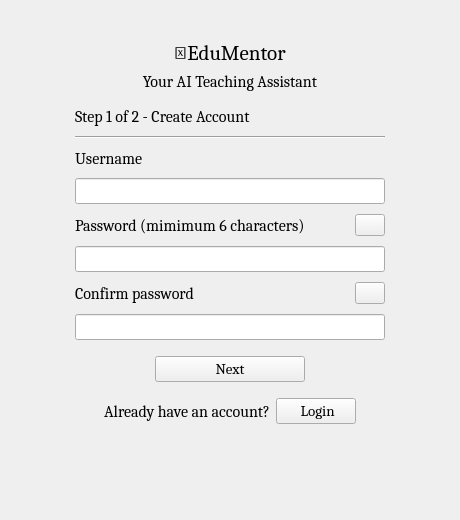
<?xml version="1.0" encoding="UTF-8"?>
<ui version="4.0">
 <class>RegisterWidget1</class>
 <widget class="QWidget" name="RegisterWidget1">
  <property name="geometry">
   <rect>
    <x>0</x>
    <y>0</y>
    <width>460</width>
    <height>520</height>
   </rect>
  </property>
  <property name="sizePolicy">
   <sizepolicy hsizetype="Fixed" vsizetype="Minimum">
    <horstretch>0</horstretch>
    <verstretch>0</verstretch>
   </sizepolicy>
  </property>
  <property name="minimumSize">
   <size>
    <width>460</width>
    <height>520</height>
   </size>
  </property>
  <property name="maximumSize">
   <size>
    <width>460</width>
    <height>520</height>
   </size>
  </property>
  <property name="windowTitle">
   <string>Register Window1</string>
  </property>
  <layout class="QVBoxLayout" name="verticalLayout_3">
   <item>
    <spacer name="verticalSpacer">
     <property name="orientation">
      <enum>Qt::Orientation::Vertical</enum>
     </property>
     <property name="sizeType">
      <enum>QSizePolicy::Policy::Fixed</enum>
     </property>
     <property name="sizeHint" stdset="0">
      <size>
       <width>20</width>
       <height>30</height>
      </size>
     </property>
    </spacer>
   </item>
   <item>
    <layout class="QVBoxLayout" name="verticalLayout">
     <property name="bottomMargin">
      <number>10</number>
     </property>
     <item>
      <widget class="QLabel" name="label">
       <property name="font">
        <font>
         <family>Cambria</family>
         <pointsize>16</pointsize>
        </font>
       </property>
       <property name="text">
        <string>🧠EduMentor</string>
       </property>
       <property name="textFormat">
        <enum>Qt::TextFormat::PlainText</enum>
       </property>
       <property name="alignment">
        <set>Qt::AlignmentFlag::AlignCenter</set>
       </property>
      </widget>
     </item>
     <item>
      <widget class="QLabel" name="label_2">
       <property name="font">
        <font>
         <family>Cambria</family>
         <pointsize>12</pointsize>
        </font>
       </property>
       <property name="text">
        <string>Your AI Teaching Assistant</string>
       </property>
       <property name="textFormat">
        <enum>Qt::TextFormat::PlainText</enum>
       </property>
       <property name="alignment">
        <set>Qt::AlignmentFlag::AlignCenter</set>
       </property>
      </widget>
     </item>
    </layout>
   </item>
   <item>
    <layout class="QHBoxLayout" name="horizontalLayout_2">
     <property name="bottomMargin">
      <number>10</number>
     </property>
     <item>
      <spacer name="horizontalSpacer">
       <property name="orientation">
        <enum>Qt::Orientation::Horizontal</enum>
       </property>
       <property name="sizeHint" stdset="0">
        <size>
         <width>40</width>
         <height>20</height>
        </size>
       </property>
      </spacer>
     </item>
     <item>
      <layout class="QVBoxLayout" name="verticalLayout_2">
       <property name="spacing">
        <number>10</number>
       </property>
       <item>
        <layout class="QVBoxLayout" name="verticalLayout_4">
         <item>
          <widget class="QLabel" name="label_9">
           <property name="font">
            <font>
             <family>Cambria</family>
             <pointsize>12</pointsize>
            </font>
           </property>
           <property name="text">
            <string>Step 1 of 2 - Create Account</string>
           </property>
           <property name="textFormat">
            <enum>Qt::TextFormat::PlainText</enum>
           </property>
           <property name="alignment">
            <set>Qt::AlignmentFlag::AlignLeading|Qt::AlignmentFlag::AlignLeft|Qt::AlignmentFlag::AlignVCenter</set>
           </property>
          </widget>
         </item>
         <item>
          <widget class="Line" name="line">
           <property name="orientation">
            <enum>Qt::Orientation::Horizontal</enum>
           </property>
          </widget>
         </item>
        </layout>
       </item>
       <item>
        <layout class="QFormLayout" name="formLayout">
         <item row="0" column="0">
          <widget class="QLabel" name="label_3">
           <property name="font">
            <font>
             <family>Cambria</family>
             <pointsize>12</pointsize>
            </font>
           </property>
           <property name="text">
            <string>Username</string>
           </property>
           <property name="textFormat">
            <enum>Qt::TextFormat::PlainText</enum>
           </property>
          </widget>
         </item>
         <item row="1" column="0" colspan="2">
          <widget class="QLineEdit" name="reg_username">
           <property name="sizePolicy">
            <sizepolicy hsizetype="Preferred" vsizetype="Fixed">
             <horstretch>0</horstretch>
             <verstretch>0</verstretch>
            </sizepolicy>
           </property>
           <property name="minimumSize">
            <size>
             <width>300</width>
             <height>0</height>
            </size>
           </property>
           <property name="maximumSize">
            <size>
             <width>600</width>
             <height>16777215</height>
            </size>
           </property>
           <property name="font">
            <font>
             <family>Cambria</family>
             <pointsize>11</pointsize>
            </font>
           </property>
           <property name="alignment">
            <set>Qt::AlignmentFlag::AlignLeading|Qt::AlignmentFlag::AlignLeft|Qt::AlignmentFlag::AlignVCenter</set>
           </property>
          </widget>
         </item>
        </layout>
       </item>
       <item>
        <layout class="QFormLayout" name="formLayout_2">
         <item row="1" column="0" colspan="2">
          <widget class="QLineEdit" name="reg_password">
           <property name="minimumSize">
            <size>
             <width>300</width>
             <height>0</height>
            </size>
           </property>
           <property name="maximumSize">
            <size>
             <width>600</width>
             <height>16777215</height>
            </size>
           </property>
           <property name="font">
            <font>
             <family>Cambria</family>
             <pointsize>11</pointsize>
            </font>
           </property>
           <property name="echoMode">
            <enum>QLineEdit::EchoMode::Password</enum>
           </property>
          </widget>
         </item>
         <item row="0" column="0">
          <widget class="QLabel" name="label_4">
           <property name="font">
            <font>
             <family>Cambria</family>
             <pointsize>12</pointsize>
            </font>
           </property>
           <property name="text">
            <string>Password (mimimum 6 characters)</string>
           </property>
           <property name="textFormat">
            <enum>Qt::TextFormat::PlainText</enum>
           </property>
          </widget>
         </item>
         <item row="2" column="0" colspan="2">
          <layout class="QFormLayout" name="formLayout_5">
           <item row="1" column="0" colspan="2">
            <widget class="QLineEdit" name="reg_confpass">
             <property name="minimumSize">
              <size>
               <width>300</width>
               <height>0</height>
              </size>
             </property>
             <property name="maximumSize">
              <size>
               <width>600</width>
               <height>16777215</height>
              </size>
             </property>
             <property name="font">
              <font>
               <family>Cambria</family>
               <pointsize>11</pointsize>
              </font>
             </property>
             <property name="echoMode">
              <enum>QLineEdit::EchoMode::Password</enum>
             </property>
            </widget>
           </item>
           <item row="0" column="0">
            <widget class="QLabel" name="label_7">
             <property name="font">
              <font>
               <family>Cambria</family>
               <pointsize>12</pointsize>
              </font>
             </property>
             <property name="text">
              <string>Confirm password</string>
             </property>
             <property name="textFormat">
              <enum>Qt::TextFormat::PlainText</enum>
             </property>
            </widget>
           </item>
           <item row="0" column="1">
            <layout class="QHBoxLayout" name="horizontalLayout_6">
             <item>
              <spacer name="horizontalSpacer_10">
               <property name="orientation">
                <enum>Qt::Orientation::Horizontal</enum>
               </property>
               <property name="sizeHint" stdset="0">
                <size>
                 <width>40</width>
                 <height>20</height>
                </size>
               </property>
              </spacer>
             </item>
             <item>
              <widget class="QPushButton" name="view_confpass_btn">
               <property name="minimumSize">
                <size>
                 <width>30</width>
                 <height>0</height>
                </size>
               </property>
               <property name="maximumSize">
                <size>
                 <width>30</width>
                 <height>16777215</height>
                </size>
               </property>
               <property name="text">
                <string/>
               </property>
               <property name="icon">
                <iconset>
                 <normaloff>../icons/eye.png</normaloff>../icons/eye.png</iconset>
               </property>
              </widget>
             </item>
            </layout>
           </item>
          </layout>
         </item>
         <item row="0" column="1">
          <layout class="QHBoxLayout" name="horizontalLayout_5">
           <item>
            <spacer name="horizontalSpacer_9">
             <property name="orientation">
              <enum>Qt::Orientation::Horizontal</enum>
             </property>
             <property name="sizeHint" stdset="0">
              <size>
               <width>40</width>
               <height>20</height>
              </size>
             </property>
            </spacer>
           </item>
           <item>
            <widget class="QPushButton" name="view_pass_btn">
             <property name="minimumSize">
              <size>
               <width>30</width>
               <height>0</height>
              </size>
             </property>
             <property name="maximumSize">
              <size>
               <width>30</width>
               <height>16777215</height>
              </size>
             </property>
             <property name="text">
              <string/>
             </property>
             <property name="icon">
              <iconset>
               <normaloff>../icons/eye.png</normaloff>../icons/eye.png</iconset>
             </property>
            </widget>
           </item>
          </layout>
         </item>
        </layout>
       </item>
      </layout>
     </item>
     <item>
      <spacer name="horizontalSpacer_2">
       <property name="orientation">
        <enum>Qt::Orientation::Horizontal</enum>
       </property>
       <property name="sizeHint" stdset="0">
        <size>
         <width>40</width>
         <height>20</height>
        </size>
       </property>
      </spacer>
     </item>
    </layout>
   </item>
   <item>
    <layout class="QHBoxLayout" name="horizontalLayout_4">
     <property name="bottomMargin">
      <number>10</number>
     </property>
     <item>
      <spacer name="horizontalSpacer_7">
       <property name="orientation">
        <enum>Qt::Orientation::Horizontal</enum>
       </property>
       <property name="sizeHint" stdset="0">
        <size>
         <width>40</width>
         <height>20</height>
        </size>
       </property>
      </spacer>
     </item>
     <item>
      <widget class="QPushButton" name="next_btn">
       <property name="sizePolicy">
        <sizepolicy hsizetype="Minimum" vsizetype="Fixed">
         <horstretch>0</horstretch>
         <verstretch>0</verstretch>
        </sizepolicy>
       </property>
       <property name="minimumSize">
        <size>
         <width>150</width>
         <height>0</height>
        </size>
       </property>
       <property name="font">
        <font>
         <family>Cambria</family>
         <pointsize>11</pointsize>
        </font>
       </property>
       <property name="text">
        <string>Next</string>
       </property>
       <property name="icon">
        <iconset>
         <normaloff>../icons/next_btn.png</normaloff>../icons/next_btn.png</iconset>
       </property>
      </widget>
     </item>
     <item>
      <spacer name="horizontalSpacer_8">
       <property name="orientation">
        <enum>Qt::Orientation::Horizontal</enum>
       </property>
       <property name="sizeHint" stdset="0">
        <size>
         <width>40</width>
         <height>20</height>
        </size>
       </property>
      </spacer>
     </item>
    </layout>
   </item>
   <item>
    <layout class="QHBoxLayout" name="horizontalLayout_3">
     <item>
      <spacer name="horizontalSpacer_5">
       <property name="orientation">
        <enum>Qt::Orientation::Horizontal</enum>
       </property>
       <property name="sizeHint" stdset="0">
        <size>
         <width>40</width>
         <height>20</height>
        </size>
       </property>
      </spacer>
     </item>
     <item>
      <widget class="QLabel" name="label_8">
       <property name="font">
        <font>
         <family>Cambria</family>
         <pointsize>12</pointsize>
        </font>
       </property>
       <property name="text">
        <string>Already have an account?</string>
       </property>
       <property name="textFormat">
        <enum>Qt::TextFormat::PlainText</enum>
       </property>
       <property name="alignment">
        <set>Qt::AlignmentFlag::AlignCenter</set>
       </property>
      </widget>
     </item>
     <item>
      <widget class="QPushButton" name="login_btn">
       <property name="font">
        <font>
         <family>Cambria</family>
         <pointsize>11</pointsize>
         <italic>false</italic>
         <bold>false</bold>
        </font>
       </property>
       <property name="text">
        <string> Login</string>
       </property>
       <property name="icon">
        <iconset>
         <normaloff>../icons/log-in.png</normaloff>../icons/log-in.png</iconset>
       </property>
      </widget>
     </item>
     <item>
      <spacer name="horizontalSpacer_6">
       <property name="orientation">
        <enum>Qt::Orientation::Horizontal</enum>
       </property>
       <property name="sizeHint" stdset="0">
        <size>
         <width>40</width>
         <height>20</height>
        </size>
       </property>
      </spacer>
     </item>
    </layout>
   </item>
   <item>
    <spacer name="verticalSpacer_2">
     <property name="orientation">
      <enum>Qt::Orientation::Vertical</enum>
     </property>
     <property name="sizeHint" stdset="0">
      <size>
       <width>20</width>
       <height>78</height>
      </size>
     </property>
    </spacer>
   </item>
  </layout>
 </widget>
 <resources/>
 <connections/>
</ui>
